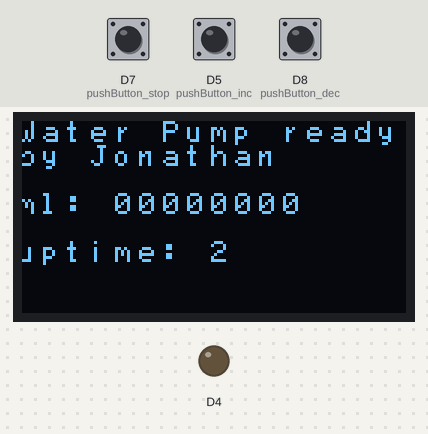
Bench run of a sketch on a simulated ESP8266 (NodeMCU). Parts: 128×64 one-colour display, output pins drawn as LEDs (lit = HIGH). Wiring (inferred from the names in the program): SH1106 OLED at I2C address 0x3C. Dashed ring = blinking. The inputs (shaded band) are chosen by the test bench; at power-on: D5 (pushButton_inc) LOW, D7 (pushButton_stop) LOW, D8 (pushButton_dec) LOW.

Above: at 3.1 s.
3.2 s: D5 (pushButton_inc) pulled HIGH for 3.2 s
At 7.7 s:
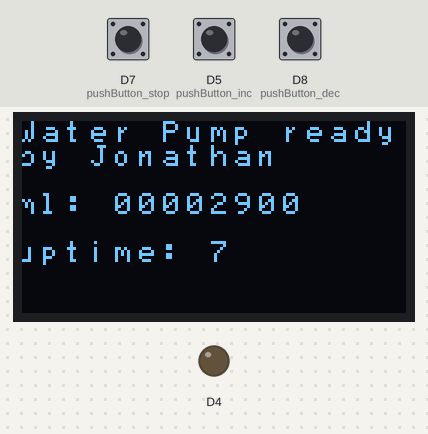
7.9 s: D7 (pushButton_stop) pulled HIGH for 1 s
At 8.15 s:
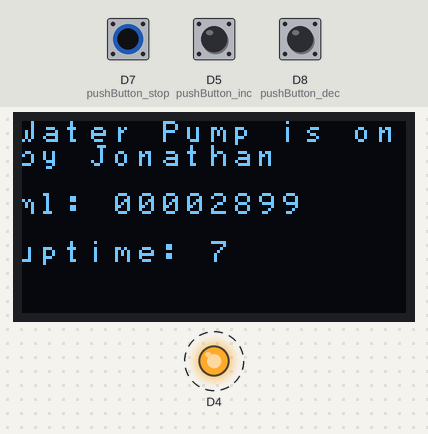
11.3 s: D8 (pushButton_dec) pulled HIGH for 0.15 s
At 11.66 s:
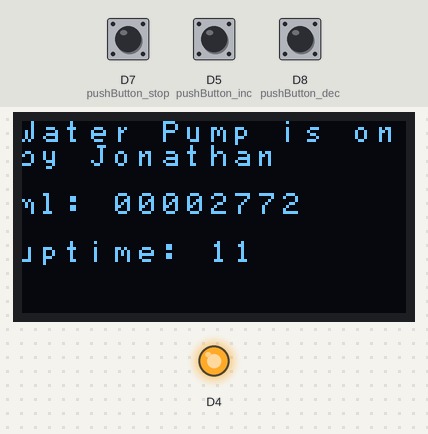
12.9 s: D7 (pushButton_stop) pulled HIGH for 0.15 s
At 13.7 s:
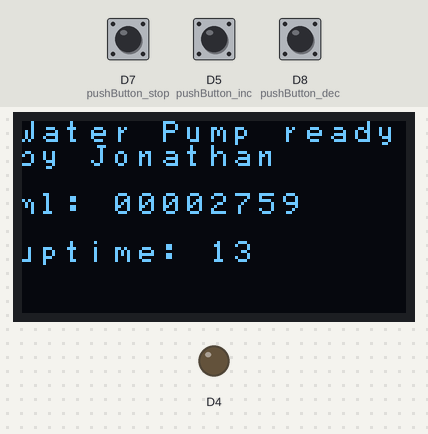
14.6 s: D5 (pushButton_inc) pulled HIGH for 0.15 s
At 15.9 s:
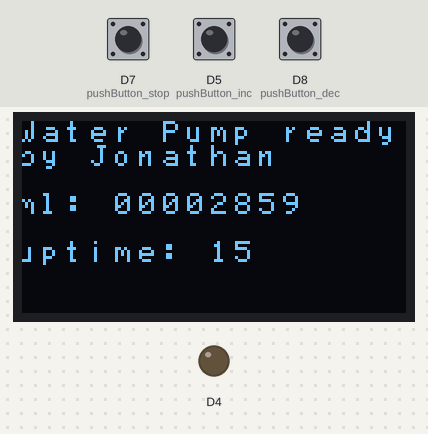
16.6 s: D8 (pushButton_dec) pulled HIGH for 1 s
At 18.9 s:
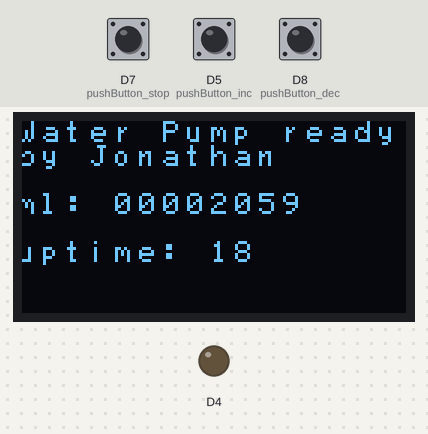
Timing chart, 0 to 20.1 s (numbered marks = the images above; inputs shaded):
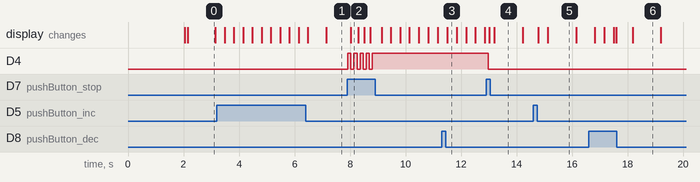

The sketch:

pump_main.ino
```cpp
/*
Version 1.0 supports OLED display's with either SDD1306 or with SH1106 controller
*/

#include <Wire.h>
#include "font.h"
#include "Button.h"
#include "DCMotor.h"

#define offset 0x00    // SDD1306                    // offset=0 for SSD1306 controller
//#define offset 0x02    // SH1106                       // offset=2 for SH1106 controller
#define OLED_address  0x3c                             // all the OLED's I have seen have this address

#define PUMP_SLICE 100 /* seconds */

/* OLED/LCD */
#define SCL   D2
#define SDA   D1

int  pump_time = 0;

Button pushButton_inc (D5);
Button pushButton_dec (D8);
Button pushButton_stop(D7);
DCMotor        dcMotor(D4);

void printInfo(bool bInc, bool bDec, bool bStop)
{
  char buffer[16];

  long current = millis();
  long uptime_sec = current/1000; //convect milliseconds to seconds

  if ( dcMotor.state() )
    sendStrXY("Water Pump is on", 0 ,0);
  else
    sendStrXY("Water Pump ready", 0 ,0);

  // Jonathan
  sendStrXY("by Jonathan", 1, 0);

  // input
  //memset(buffer,0, 16);
  //sprintf(buffer, "inc:%d dec:%d on:%d", bInc, bDec, bStop);
  //sendStrXY(buffer, 2 ,0);

  // time left
  memset(buffer,0, 16);
  sprintf(buffer, "ml: %08d", pump_time);
  sendStrXY(buffer, 3 ,0);

  // uptime
  memset(buffer,0, 16);
  sprintf(buffer, "uptime: %lu", uptime_sec);
  sendStrXY(buffer, 5 ,0);
}

void pumpControl(int bInc, int bDec, int bStop)
{
    if (bInc)
      pump_time += PUMP_SLICE;
    if (bDec)
      pump_time -= PUMP_SLICE;

    // do we need to change motor state
    if (pump_time && bStop)
    {
        if ( !dcMotor.state() )
          dcMotor.on(200);
        else
          dcMotor.off();
    }

    if ( dcMotor.state() )
      --pump_time;

    if (pump_time <= 0) {
      pump_time = 0;
      dcMotor.off();
    }
}

void setup(void) {
//ESP.wdtDisable();                               // used to debug, disable wachdog timer,
  Serial.begin(115200);                           // full speed to monitor
  Wire.begin(SDA,SCL);                            // Initialize I2C and OLED Display
  init_OLED();                                    //
  reset_display();

  pushButton_inc.init();
  pushButton_dec.init();
  pushButton_stop.init();
  dcMotor.off();

  clear_display();
  sendStrXY("Water Pump ready" , 0, 0);
}


void loop(void) {
  bool bInc  = pushButton_inc.read();
  bool bDec  = pushButton_dec.read();
  bool bStop = pushButton_stop.read();
  pumpControl(bInc, bDec, bStop);
  printInfo(bInc, bDec, bStop);
}

//==========================================================//
// Resets display depending on the actual mode.
static void reset_display(void)
{
  displayOff();
  clear_display();
  displayOn();
}

//==========================================================//
// Turns display on.
void displayOn(void)
{
  sendcommand(0xaf);        //display on
}

//==========================================================//
// Turns display off.
void displayOff(void)
{
  sendcommand(0xae);    //display off
}

//==========================================================//
// Clears the display by sendind 0 to all the screen map.
static void clear_display(void)
{
  unsigned char i,k;
  for(k=0;k<8;k++)
  {
    setXY(k,0);
    {
      for(i=0;i<(128 + 2 * offset);i++)     //locate all COL
      {
        SendChar(0);         //clear all COL
        //delay(10);
      }
    }
  }
}

//==========================================================//
// Actually this sends a byte, not a char to draw in the display.
// Display's chars uses 8 byte font the small ones and 96 bytes
// for the big number font.
static void SendChar(unsigned char data)
{
  //if (interrupt && !doing_menu) return;   // Stop printing only if interrupt is call but not in button functions

  Wire.beginTransmission(OLED_address); // begin transmitting
  Wire.write(0x40);//data mode
  Wire.write(data);
  Wire.endTransmission();    // stop transmitting
}

//==========================================================//
// Prints a display char (not just a byte) in coordinates X Y,
// being multiples of 8. This means we have 16 COLS (0-15)
// and 8 ROWS (0-7).
static void sendCharXY(unsigned char data, int X, int Y)
{
  setXY(X, Y);
  Wire.beginTransmission(OLED_address); // begin transmitting
  Wire.write(0x40);//data mode

  for(int i=0;i<8;i++)
    Wire.write(pgm_read_byte(myFont[data-0x20]+i));

  Wire.endTransmission();    // stop transmitting
}

//==========================================================//
// Used to send commands to the display.
static void sendcommand(unsigned char com)
{
  Wire.beginTransmission(OLED_address);     //begin transmitting
  Wire.write(0x80);                          //command mode
  Wire.write(com);
  Wire.endTransmission();                    // stop transmitting
}

//==========================================================//
// Set the cursor position in a 16 COL * 8 ROW map.
static void setXY(unsigned char row,unsigned char col)
{
  sendcommand(0xb0+row);                //set page address
  sendcommand(offset+(8*col&0x0f));       //set low col address
  sendcommand(0x10+((8*col>>4)&0x0f));  //set high col address
}


//==========================================================//
// Prints a string regardless the cursor position.
static void sendStr(unsigned char *string)
{
  unsigned char i=0;
  while(*string)
  {
    for(i=0;i<8;i++)
    {
      SendChar(pgm_read_byte(myFont[*string-0x20]+i));
    }
    *string++;
  }
}

//==========================================================//
// Prints a string in coordinates X Y, being multiples of 8.
// This means we have 16 COLS (0-15) and 8 ROWS (0-7).
static void sendStrXY( const char *string, int X, int Y)
{
  setXY(X,Y);
  unsigned char i=0;
  while(*string)
  {
    for(i=0;i<8;i++)
    {
      SendChar(pgm_read_byte(myFont[*string-0x20]+i));
    }
    *string++;
  }
}


//==========================================================//
// Inits oled and draws logo at startup
static void init_OLED(void)
{
  sendcommand(0xae);    //display off
  sendcommand(0xa6);            //Set Normal Display (default)
    // Adafruit Init sequence for 128x64 OLED module
    sendcommand(0xAE);             //DISPLAYOFF
    sendcommand(0xD5);            //SETDISPLAYCLOCKDIV
    sendcommand(0x80);            // the suggested ratio 0x80
    sendcommand(0xA8);            //SSD1306_SETMULTIPLEX
    sendcommand(0x3F);
    sendcommand(0xD3);            //SETDISPLAYOFFSET
    sendcommand(0x0);             //no offset
    sendcommand(0x40 | 0x0);      //SETSTARTLINE
    sendcommand(0x8D);            //CHARGEPUMP
    sendcommand(0x14);
    sendcommand(0x20);             //MEMORYMODE
    sendcommand(0x00);             //0x0 act like ks0108

    //sendcommand(0xA0 | 0x1);      //SEGREMAP   //Rotate screen 180 deg
    sendcommand(0xA0);

    //sendcommand(0xC8);            //COMSCANDEC  Rotate screen 180 Deg
    sendcommand(0xC0);

    sendcommand(0xDA);            //0xDA
    sendcommand(0x12);           //COMSCANDEC
    sendcommand(0x81);           //SETCONTRAS
    sendcommand(0xCF);           //
    sendcommand(0xd9);          //SETPRECHARGE
    sendcommand(0xF1);
    sendcommand(0xDB);        //SETVCOMDETECT
    sendcommand(0x40);
    sendcommand(0xA4);        //DISPLAYALLON_RESUME
    sendcommand(0xA6);        //NORMALDISPLAY

  clear_display();
  sendcommand(0x2e);            // stop scroll
  //----------------------------REVERSE comments----------------------------//
    sendcommand(0xa0);    //seg re-map 0->127(default)
    sendcommand(0xa1);    //seg re-map 127->0
    sendcommand(0xc8);
    delay(1000);
  //----------------------------REVERSE comments----------------------------//
  // sendcommand(0xa7);  //Set Inverse Display
  // sendcommand(0xae);   //display off
  sendcommand(0x20);            //Set Memory Addressing Mode
  sendcommand(0x00);            //Set Memory Addressing Mode ab Horizontal addressing mode
  //  sendcommand(0x02);         // Set Memory Addressing Mode ab Page addressing mode(RESET)
}
```

Button.cpp
```cpp
#include "Button.h"

#include <Arduino.h>


Button::Button(const int pin) : m_pin(pin)
{

}

void Button::init()
{

  pinMode(m_pin, INPUT);
  // set begin state
  m_lastButtonState = read();
}


//read button state.
bool Button::read()
{
  return digitalRead(m_pin);

}


//In General:
//if button is not pushed function will return LOW (0).
//if it is pushed function will return HIGH (1).

bool Button::onChange()
{
  //read button state. '1' is pushed, '0' is not pushed.
  bool reading = read();
  // If the switch changed, due to noise or pressing:
  if (reading != m_lastButtonState) {
    // reset the debouncing timer
    m_lastDebounceTime = millis();
    m_pressFlag = 1;
  }

  if ((millis() - m_lastDebounceTime) > m_debounceDelay) {
    // whatever the reading is at, it's been there for longer
    // than the debounce delay, so take it as the actual current state:

    // if the button state has changed:
    if (m_pressFlag) { //reading != m_lastButtonState) {
      //update the buton state
      m_pressFlag = 0;

      // save the reading.  Next time through the loop,
      m_lastButtonState = reading;
      return 1;

    }
  }
  m_lastButtonState = reading;

  return 0;

}

bool Button::onPress()
{
  //read button state. '1' is pushed, '0' is not pushed.
  bool reading = read();
  // If the switch changed, due to noise or pressing:
  if (reading == HIGH && m_lastButtonState == LOW) {
    // reset the debouncing timer
    m_lastDebounceTime = millis();
    m_pressFlag = 1;
  }

  if ((millis() - m_lastDebounceTime) > m_debounceDelay) {
    // whatever the reading is at, it's been there for longer
    // than the debounce delay, so take it as the actual current state:

    // if the button state has changed:
    if (m_pressFlag) {
      // save the reading.  Next time through the loop,
      m_pressFlag = 0;
      m_lastButtonState = reading;
      return 1;

    }
  }
  m_lastButtonState = reading;

  return 0;

}

bool Button::onRelease()
{
  //read button state. '1' is pushed, '0' is not pushed.
  bool reading = read();
  // If the switch changed, due to noise or pressing:
  if (reading == LOW && m_lastButtonState == HIGH) {
    // reset the debouncing timer
    m_lastDebounceTime = millis();
    m_pressFlag = 1;
  }

  if ((millis() - m_lastDebounceTime) > m_debounceDelay) {
    // whatever the reading is at, it's been there for longer
    // than the debounce delay, so take it as the actual current state:

    // if the button state has changed:
    if ( m_pressFlag) { //reading == LOW && m_lastButtonState == HIGH) {
      // save the reading.  Next time through the loop,
      m_lastButtonState = reading;
      m_pressFlag = 0;
      return 1;

    }
  }
  m_lastButtonState = reading;

  return 0;

}
```

Button.h
```cpp
#ifndef _BUTTON_H_
#define _BUTTON_H_


//button  class:
class Button {
  public:
    Button(const int pin);
    //initialize button instance
    void init();
    //Read button state - without debounce
    bool read();
    //return True on both button events, Press or Release
    bool onChange();
    //return True only on Press
    bool onPress();
    //return True only on Release
    bool onRelease();


  private:
    const int m_pin;
    bool m_lastButtonState; //state variables
    long m_lastDebounceTime = 0;  // the last time the output pin was toggled
    const int m_debounceDelay = 50;    // the debounce time; increase if the output flickers
    bool m_pressFlag = 0;

};

#endif //_BUTTON_H_
```

DCMotor.cpp
```cpp
#include <Arduino.h>
#include "DCMotor.h"

/**
 * Construct a DC Motor instance
 */
DCMotor::DCMotor(const int pin) : m_pin(pin)
{
	pinMode(m_pin, OUTPUT);      // sets the digital pin as output
	off();                       // default state is off
	m_speed = DEFAULT_SPEED;     // set default speed on load
}


/**
 * Turn on DC Motor
 * speed - is a PWM value 0-255 determaining the motor speed
 */
void DCMotor::on(int speed)
{
	m_speed = speed;

    digitalWrite(m_pin, HIGH);

	//analogWrite(m_pin, m_speed);
	m_state = true;
}


/**
 * Turn off DC Motor
 */
void DCMotor::off()
{
	digitalWrite(m_pin, 0);
	m_state = false;
}


/**
 * Update DC Motor speed. Can use on() as well
 * speed - is a PWM value 0-255 determaining the motor speed
 */
void DCMotor::setSpeed(int speed)
{
	m_speed = speed;

	// If already running, update pin
	if (m_state)
	{
		analogWrite(m_pin, m_speed);
	}
}

bool DCMotor::state()
{
  return m_state;
}
```

DCMotor.h
```cpp
/** \addtogroup DCMotor
 *  @{
 */

#ifndef _DC_MOTOR_H_
#define _DC_MOTOR_H_

const int DEFAULT_SPEED = 200;	//out of 255

//DcMotor driver class:
class DCMotor {

	public:
		DCMotor(const int pin);
		void on(int speed = 250);
		void off();
		void setSpeed(int speed);
    bool state();
	private:
		const int m_pin;
		int m_speed;
		bool m_state;
};

#endif // _DC_MOTOR_H_
/** @}*/
```

Source omitted: font.h (data table, 4187 bytes)

Measured:
- after the input at 7.9 s, D4: alternates HIGH for 0.11 s and LOW for 0.11 s, 9 changes in all, then stays HIGH, starting at once
- after the input at 12.9 s, D4: HIGH → LOW after 0.07 s
- what the display in image 4 shows lasts 1.0 s, from 13.2 s to 14.2 s
